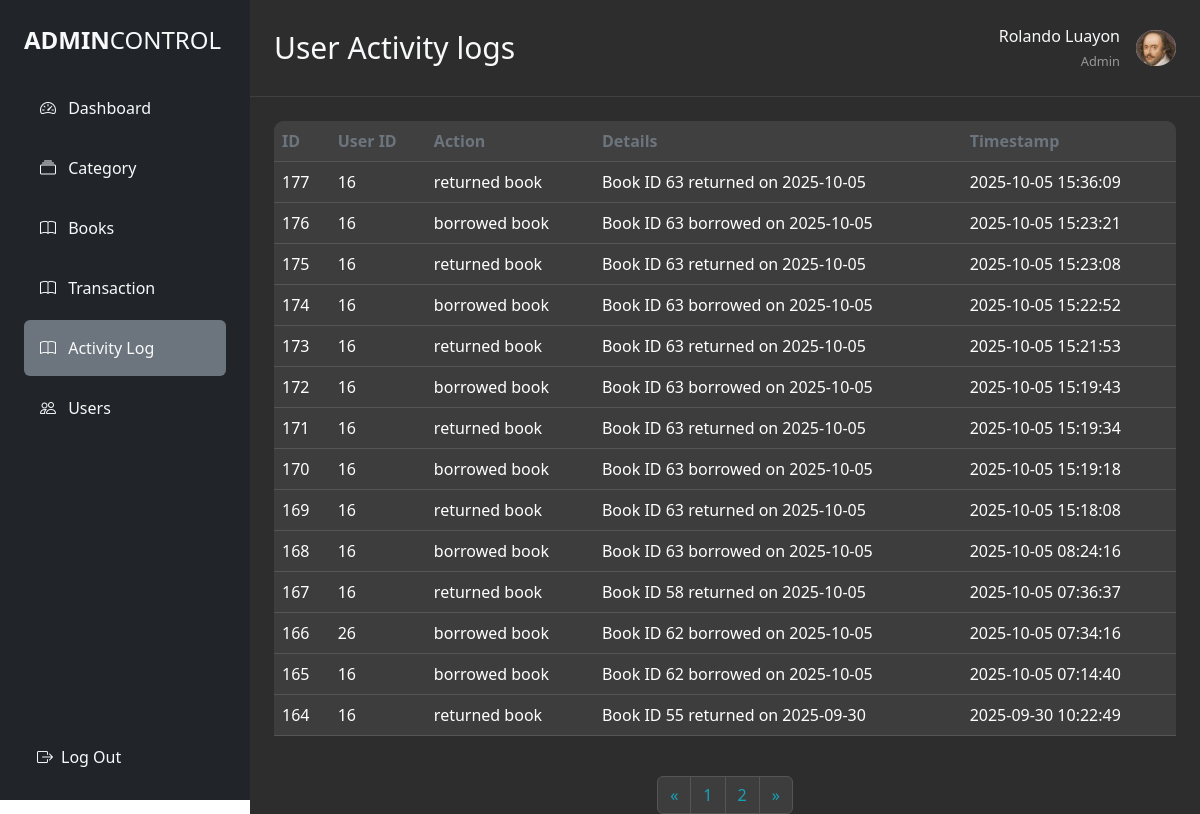
The app's page /admin/activity-log.php (signed in) with its own data.
### tables this page shows
CREATE TABLE `activity_logs` (
  `id` int(11) NOT NULL,
  `user_id` int(11) DEFAULT NULL,
  `action` varchar(100) DEFAULT NULL,
  `timestamp` datetime DEFAULT current_timestamp(),
  `details` text DEFAULT NULL,
  `created_at` timestamp NOT NULL DEFAULT current_timestamp()
);

### auth.php (called while the page is built, shortened)
<?php
class auth
{
  public function user()
  {
    return [
      'first_name' => $_SESSION['user_first_name'] ?? 'Guest',
      'last_name'  => $_SESSION['user_last_name']  ?? ''
    ];
  }
}

### admin/backend/BookController.php (called while the page is built, shortened)
<?php
class Database
{
    private $host = "localhost";
    private $db   = "it6_LMS";
    private $user = "root";
    private $pass = "";
    public function __construct()
    {
        try {
            $dsn = "mysql:host={$this->host};dbname={$this->db};charset=utf8";
            $this->pdo = new PDO($dsn, $this->user, $this->pass);
        } catch (PDOException $e) {
            die("Database Connection Failed: " . $e->getMessage());
        }
    }
}

### admin/backend/transactionControll.php (called while the page is built, shortened)
<?php
class Library
{
  private $conn;
  public function __construct($db)
  {
    $this->conn = $db;
  }
  public function countTransactions()
  {
    $stmt = $this->conn->query("SELECT COUNT(*) as total FROM transactions");
    return (int) $stmt->fetch(PDO::FETCH_ASSOC)['total'];
  }
  public function getActivityLogs($limit, $offset)
  {
    $stmt = $this->conn->prepare("SELECT * FROM activity_logs ORDER BY created_at DESC LIMIT :limit OFFSET :offset");
    $stmt->bindParam(':limit', $limit, PDO::PARAM_INT);
    $stmt->bindParam(':offset', $offset, PDO::PARAM_INT);
    $stmt->execute();
    return $stmt->fetchAll(PDO::FETCH_ASSOC);
  }
}

### admin/activity-log.php (the view, shortened to what this page needs)
<?php
require '../admin/backend/BookController.php';
require '../admin/backend/transactionControll.php';
require '../auth.php';
$db = new Database();
$library = new Library($db->pdo);
$auth = new auth($db);
$limit = 14;
$page = isset($_GET['page']) ? (int)$_GET['page'] : 1;
$offset = ($page - 1) * $limit;
$totalusers = $library->countTransactions();
$totalPages = ceil($totalusers / $limit);
?>
<!DOCTYPE html>
<html lang="en">
<head>
  <link rel="stylesheet" href="../admin/style.css" />
  <script src="https://cdn.tailwindcss.com"></script>
  <link href="https://cdn.jsdelivr.net/npm/bootstrap@5.3.8/dist/css/bootstrap.min.css" rel="stylesheet">
  <link href="https://cdn.jsdelivr.net/npm/bootstrap-icons@1.10.0/font/bootstrap-icons.css" rel="stylesheet">
</head>
<body>
  <div class="d-flex min-vh-100">
    <?php if (file_exists('Frontend/sidebar.php')) include 'Frontend/sidebar.php'; ?>
    <div class="main-content flex-grow-1">
      <div class="d-flex justify-content-between align-items-center p-4 header-border">
        <div class="d-flex align-items-center">
          <h2 class="text-light mb-0 text-3xl">User Activity logs</h2>
        </div>
        <div class="d-flex justify-content-between align-items-center">
          <div class="d-flex align-items-center">
            <div class="d-none d-sm-block text-end me-3">
              <div class="text-light">
                <?php
                $user = $auth->user();
                if ($user && isset($user['first_name'], $user['last_name'])) {
                  echo htmlspecialchars($user['first_name'] . ' ' . $user['last_name']);
                } else {
                  echo 'Guest';
                }
                ?>
              </div>
              <small class="text-white opacity-50">Admin</small>
            </div>
            <img
              src="../image/willan.jpg"
              alt="Profile"
              class="rounded-circle d-none d-sm-block"
              width="40"
              height="40" />
          </div>
        </div>
      </div>
      <div class="table-responsive m-4" style="border-radius: 10px;">
        <table class="table table-dark table-hover align-middle">
          <thead>
            <tr>
              <th scope="col">ID</th>
              <th scope="col">User ID</th>
              <th scope="col">Action</th>
              <th scope="col">Details</th>
              <th scope="col">Timestamp</th>
            </tr>
          </thead>
          <tbody>
            <?php foreach ($library->getActivityLogs($limit, $offset) as $row): ?>
              <tr>
                <td><?= htmlspecialchars($row['id']) ?></td>
                <td><?= htmlspecialchars($row['user_id']) ?></td>
                <td><?= htmlspecialchars($row['action']) ?></td>
                <td><?= htmlspecialchars($row['details']) ?></td>
                <td><?= htmlspecialchars($row['created_at']) ?></td>
              </tr>
            <?php endforeach; ?>
          </tbody>
        </table>
      </div>
      <div class="d-flex justify-content-center mt-4">
        <nav aria-label="Book pagination">
          <ul class="pagination">
            <li class="page-item <?php if ($page <= 1) echo 'disabled'; ?>">
              <a class="page-link" href="?page=<?php echo $page - 1; ?>" aria-label="Previous">
                &laquo;
              </a>
            </li>
            <?php for ($i = 1; $i <= $totalPages; $i++): ?>
              <li class="page-item <?php if ($i == $page) echo 'active'; ?>">
                <a class="page-link" href="?page=<?php echo $i; ?>"><?php echo $i; ?></a>
              </li>
            <?php endfor; ?>
            <li class="page-item <?php if ($page >= $totalPages) echo 'disabled'; ?>">
              <a class="page-link" href="?page=<?php echo $page + 1; ?>" aria-label="Next">
                &raquo;
              </a>
            </li>
          </ul>
        </nav>
      </div>
    </div>
  </div>
</body>
</html>

### admin/style.css (style rules this page uses)
body { background-color: #1a1a1a; color: #fff; }
.main-content { background-color: #2d2d2d; flex: 1; }
.table-dark { background-color: #3d3d3d; }
.table-dark th { background-color: #404040 !important; border-color: #555 !important; color: #6c757d !important; }
.table-dark td { background-color: #3d3d3d !important; border-color: #555 !important; color: #fff !important; }
.page-link { background-color: #3d3d3d !important; border-color: #555 !important; color: #17a2b8 !important; }
.header-border { border-bottom: 1px solid #404040 !important; }
@media (min-width: 769px) { .main-content { margin-left: 250px !important; width: calc(100% - 250px) !important; } }

### records on screen
activity_logs: id "177", user "16", action "returned book", details "Book ID 63 returned on 2025-10-05", created_at "2025-10-05 15:36:09"
activity_logs: id "176", user "16", action "borrowed book", details "Book ID 63 borrowed on 2025-10-05", created_at "2025-10-05 15:23:21"
activity_logs: id "175", user "16", action "returned book", details "Book ID 63 returned on 2025-10-05", created_at "2025-10-05 15:23:08"
activity_logs: id "174", user "16", action "borrowed book", details "Book ID 63 borrowed on 2025-10-05", created_at "2025-10-05 15:22:52"
activity_logs: id "173", user "16", action "returned book", details "Book ID 63 returned on 2025-10-05", created_at "2025-10-05 15:21:53"
activity_logs: id "172", user "16", action "borrowed book", details "Book ID 63 borrowed on 2025-10-05", created_at "2025-10-05 15:19:43"
activity_logs: id "171", user "16", action "returned book", details "Book ID 63 returned on 2025-10-05", created_at "2025-10-05 15:19:34"
activity_logs: id "170", user "16", action "borrowed book", details "Book ID 63 borrowed on 2025-10-05", created_at "2025-10-05 15:19:18"
activity_logs: id "169", user "16", action "returned book", details "Book ID 63 returned on 2025-10-05", created_at "2025-10-05 15:18:08"
activity_logs: id "168", user "16", action "borrowed book", details "Book ID 63 borrowed on 2025-10-05", created_at "2025-10-05 08:24:16"
activity_logs: id "167", user "16", action "returned book", details "Book ID 58 returned on 2025-10-05", created_at "2025-10-05 07:36:37"
activity_logs: id "166", user "26", action "borrowed book", details "Book ID 62 borrowed on 2025-10-05", created_at "2025-10-05 07:34:16"
activity_logs: id "165", user "16", action "borrowed book", details "Book ID 62 borrowed on 2025-10-05", created_at "2025-10-05 07:14:40"
activity_logs: id "164", user "16", action "returned book", details "Book ID 55 returned on 2025-09-30", created_at "2025-09-30 10:22:49"

### other values on screen
$user['first_name'] . ' ' . $user['last_name'] "Rolando Luayon"
